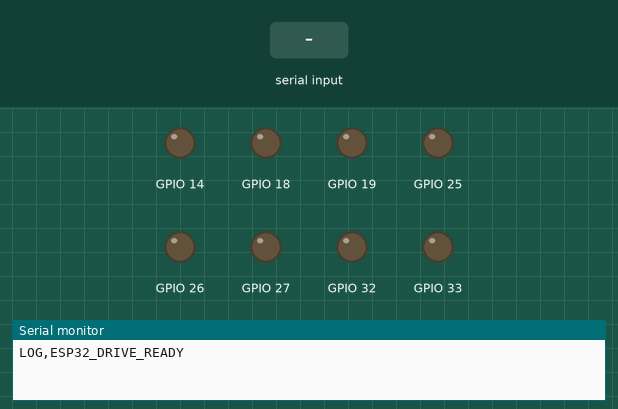
Bench run of a sketch on a simulated ESP32. Shown: output pins drawn as LEDs (lit = HIGH), the last lines printed to the serial monitor. Inputs (shaded band) come from the test bench.

Above: at 1.2 s.
1.3 s: "P\n" received over Serial
At 2.3 s:
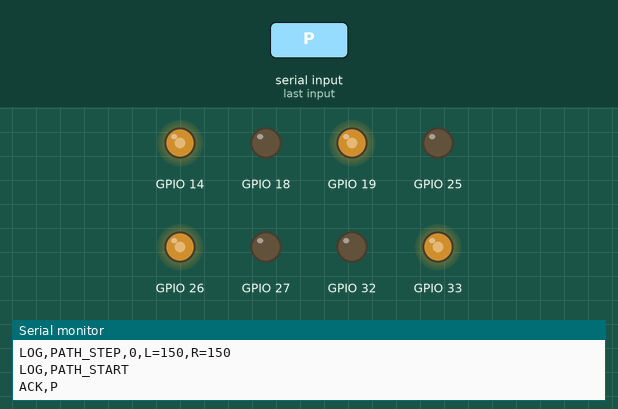
At 3.3 s:
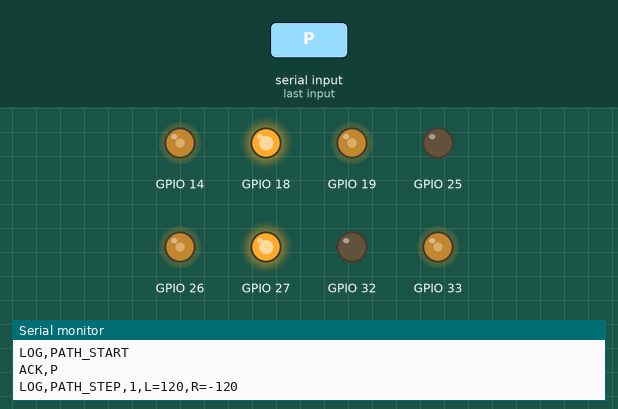
4.3 s: "T90\n" received over the second serial link
At 5.67 s:
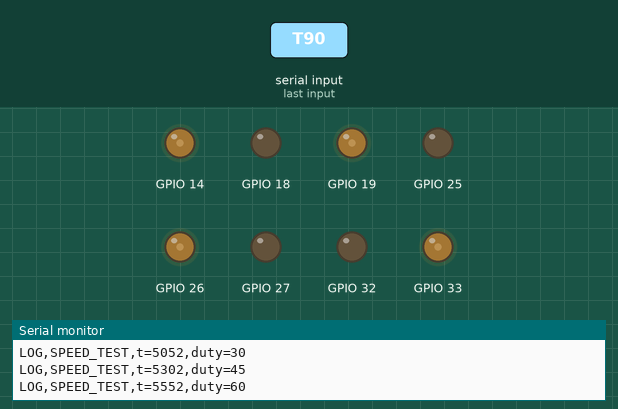
7.3 s: "T,45\n" received over the second serial link
10.3 s: "T\n" received over the second serial link
13.3 s: "X\n" received over Serial
Timing chart, 0 to 16.3 s (numbered marks = the images above; inputs shaded):
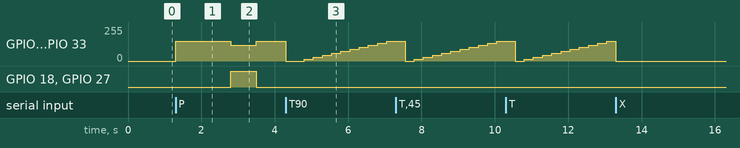

The sketch:

main.ino
```cpp
//SUMMER 2026 ROVER PROJECT: ESP32 DRIVE CONTROLLER
//Role: Real-time motor control co-processor. Receives high-level drive commands
//from the Raspberry Pi 4B over UART2, translates them into PWM/DIR signals for
//two Cytron MDD10A drivers (Left side = Driver #1, Right side = Driver #2), and
//executes speed tests/programmed paths locally so timing isn't at the mercy of
//USB/serial jitter from the Pi.
//
//Requires Arduino-ESP32 core 3.x (uses the unified analogWrite() PWM API).
//If on core 2.x, swap analogWrite() calls for ledcSetup/ledcAttachPin/ledcWrite.

//WIRING (confirmed/datasheet-verified, from Wiring & Hardware doc)
//MDD10A #1 (LEFT):  DIR1->GPIO32  PWM1->GPIO33 (Left-Front)
//                   DIR2->GPIO25  PWM2->GPIO26 (Left-Rear)
//MDD10A #2 (RIGHT): DIR1->GPIO27  PWM1->GPIO14 (Right-Front)
//                   DIR2->GPIO18  PWM2->GPIO19 (Right-Rear)
//Pi 4B <-> ESP32 UART2: GPIO16(RX2)<-Pi TX, GPIO17(TX2)->Pi RX
//GND shared between ESP32 and both MDD10As (required for logic reference).

//SERIAL COMMAND PROTOCOL (from Pi, over UART2, newline-terminated ASCII)
//M,<left>,<right>   Direct differential speeds, each -255..255
//D,<speed>,<turn>   Speed + turn mixing, each -255..255
//S                  Soft stop (ramps to 0)
//B                  Hard brake (immediate coast-to-zero)
//T                  Run speed test sweep (non-blocking)
//P                  Run programmed test path (non-blocking)
//X                  Abort any running test/path immediately
//
//Telemetry is written back out the same UART2 line as "ACK,..." or "LOG,..."
//messages, and mirrored to USB serial (Serial) for local debugging.
//
//NOTE ON MANUAL CONTROL: the Pi-side teleop script (drive/pi4b/pi_teleop_control.py)
//maps WASD+N/M/B keys into these same D/B commands before sending them here --
//this firmware never parses WASD directly, it only ever sees the final computed
//D,<speed>,<turn> or B command. See that script for the full control scheme,
//including the reversed-steering convention used for s+a / s+d.

#include <Arduino.h>

//FORWARD DECLARATIONS
//logLine() is defined further down (near the UART2 setup), but SpeedTest and
//PathRunner call it from inside their methods, which are defined earlier in
//this file. Arduino's auto-prototype generator doesn't reliably catch calls
//made from inside class bodies, so this is declared explicitly here instead.
void logLine(const char *msg);

//PIN DEFINITIONS
//MDD10A #1: LEFT CONTROL
const int LF_DIR = 32;  //Left-Front direction
const int LF_PWM = 33;  //Left-Front speed
const int LR_DIR = 25;  //Left-Rear direction
const int LR_PWM = 26;  //Left-Rear speed

//MDD10A #2: RIGHT CONTROL
const int RF_DIR = 27;  //Right-Front direction
const int RF_PWM = 14;  //Right-Front speed
const int RR_DIR = 18;  //Right-Rear direction
const int RR_PWM = 19;  //Right-Rear speed

//UART2 to Raspberry Pi 4B
const int PI_RX_PIN = 16;   //ESP32 RX2 <- Pi TX
const int PI_TX_PIN = 17;   //ESP32 TX2 -> Pi RX
const long PI_BAUD = 115200;

//PWM Channel Configuration (analogWrite on core 3.x auto-manages LEDC channels)
const int PWM_RESOLUTION_BITS = 8;  //0-255 duty range
const int PWM_FREQ_HZ = 20000;  //20kHz, above audible range, avoids motor whine

// ---------------------------------------------------------------------------
// Tunables
// ---------------------------------------------------------------------------
const int MAX_SPEED = 255;
const int SOFT_STOP_STEP = 15;        // duty reduced per soft-stop tick
const unsigned long SOFT_STOP_INTERVAL_MS = 20;

//MOTOR CONTROL STRUCTS
struct MotorChannel {
  int dirPin;
  int pwmPin;
  bool invert;  //Set invert to true if motor is mounted backwards or needs to be reversed

  void begin() {
    pinMode(dirPin, OUTPUT);
    pinMode(pwmPin, OUTPUT);
    analogWrite(pwmPin, 0);
    digitalWrite(dirPin, LOW);
  }

  //MOTOR SPEED CONTROL
  /*
  FULL REVERSE: -255
  STOP: 0
  FULL FORWARD: +255
  */
  void setSpeed(int speed) {
    speed = constrain(speed, -MAX_SPEED, MAX_SPEED);
    //If invert is true, reverse the direction to negate physical orientation.
    if (invert) speed = -speed;
    bool forward = speed >= 0;
    //DIR=LOW is FORWARD per the verified MDD10A truth table (Wiring & Pinouts doc):
    //PWM HIGH + DIR LOW = FORWARD, PWM HIGH + DIR HIGH = BACKWARD.
    digitalWrite(dirPin, forward ? LOW : HIGH);
    analogWrite(pwmPin, abs(speed));
  }
};

//DECLARE MOTOR CHANNELS
MotorChannel leftFront  = {LF_DIR, LF_PWM, false};
MotorChannel leftRear   = {LR_DIR, LR_PWM, false};
MotorChannel rightFront = {RF_DIR, RF_PWM, false};
MotorChannel rightRear  = {RR_DIR, RR_PWM, false};

//DRIVE SYSTEM: DIFFERENTIAL CONTROLS
class DriveSystem {
 public:
  void begin() {
    leftFront.begin();
    leftRear.begin();
    rightFront.begin();
    rightRear.begin();
  }

  //Set left and right motor speeds directly within range [-255,255]
  void setLeft(int speed) {
    currentLeft = constrain(speed, -MAX_SPEED, MAX_SPEED);
    leftFront.setSpeed(currentLeft);
    leftRear.setSpeed(currentLeft);
  }

  void setRight(int speed) {
    currentRight = constrain(speed, -MAX_SPEED, MAX_SPEED);
    rightFront.setSpeed(currentRight);
    rightRear.setSpeed(currentRight);
  }

  //Set left and right motor speeds together to achieve differential turning
  void setDifferential(int left, int right) {
    setLeft(left);
    setRight(right);
  }

  //Mix speed and turn values to compute left/right motor speeds
  void driveMix(int speed, int turn) {
    int left = constrain(speed + turn, -MAX_SPEED, MAX_SPEED);
    int right = constrain(speed - turn, -MAX_SPEED, MAX_SPEED);
    setDifferential(left, right);
  }

  //Reverse both motors at the same magnitude (for backing up)
  void reverse(int magnitude) {
    magnitude = constrain(magnitude, 0, MAX_SPEED);
    setDifferential(-magnitude, -magnitude);
  }

  //Immediately stop both motors (coast to zero)
  //Likely to be used on manual testing to evaluate ADAS system response to sudden stop events.
  void hardBrake() {
    setDifferential(0, 0);
    softStopActive = false;
  }

  //Gradually ramp both motors to zero over time (soft stop)
  void softStop() {
    softStopActive = true;
    lastSoftStopTick = millis();
  }

  //Abort any soft stop in progress and immediately stop both motors
  void abortAll() {
    softStopActive = false;
    setDifferential(0, 0);
  }

  //Update function to be called in the main loop to handle soft stop ramping
  void update() {
    if (!softStopActive) return;
    unsigned long now = millis();
    if (now - lastSoftStopTick < SOFT_STOP_INTERVAL_MS) return;
    lastSoftStopTick = now;

    currentLeft = stepTowardZero(currentLeft);
    currentRight = stepTowardZero(currentRight);
    leftFront.setSpeed(currentLeft);
    leftRear.setSpeed(currentLeft);
    rightFront.setSpeed(currentRight);
    rightRear.setSpeed(currentRight);

    if (currentLeft == 0 && currentRight == 0) {
      softStopActive = false;
    }
  }

  int getLeft() const { return currentLeft; }
  int getRight() const { return currentRight; }

 private:
  int currentLeft = 0;
  int currentRight = 0;
  bool softStopActive = false;
  unsigned long lastSoftStopTick = 0;

  static int stepTowardZero(int value) {
    if (value > 0) return max(0, value - SOFT_STOP_STEP);
    if (value < 0) return min(0, value + SOFT_STOP_STEP);
    return 0;
  }
};

DriveSystem drive;

//MANUAL SPEED TEST
class SpeedTest {
 public:
  void start() {
    active = true;
    direction = 1;
    currentDuty = 0;
    lastStepTime = millis();
    logLine("LOG,SPEED_TEST_START");
  }

  void abort() {
    if (active) {
      active = false;
      drive.hardBrake();
      logLine("LOG,SPEED_TEST_ABORTED");
    }
  }

  bool isActive() const { return active; }

  void update() {
    if (!active) return;
    unsigned long now = millis();
    if (now - lastStepTime < stepIntervalMs) return;
    lastStepTime = now;

    drive.setDifferential(currentDuty, currentDuty);

    char buf[64];
    snprintf(buf, sizeof(buf), "LOG,SPEED_TEST,t=%lu,duty=%d", now, currentDuty);
    logLine(buf);

    currentDuty += stepSize * direction;

    if (currentDuty >= MAX_SPEED) {
      currentDuty = MAX_SPEED;
      direction = -1;
    } else if (currentDuty <= 0 && direction == -1) {
      currentDuty = 0;
      finish();
    }
  }

 private:
  bool active = false;
  int currentDuty = 0;
  int direction = 1;
  int stepSize = 15;
  unsigned long stepIntervalMs = 250;
  unsigned long lastStepTime = 0;

  void finish() {
    active = false;
    drive.hardBrake();
    logLine("LOG,SPEED_TEST_COMPLETE");
  }
};

SpeedTest speedTest;

//PROGRAMMED PATH EXECUTION
//Used for testing autonomous driving routines and ADAS responses to known paths.
struct PathStep {
  int leftSpeed;
  int rightSpeed;
  unsigned long durationMs;
};

PathStep pathSteps[] = {
  {150, 150, 1500},
  {120, -120, 700},
  {150, 150, 1500},
  {0, 0, 500},
};
const int PATH_STEP_COUNT = sizeof(pathSteps) / sizeof(pathSteps[0]);

class PathRunner {
 public:
  void start() {
    active = true;
    stepIndex = 0;
    stepStartTime = millis();
    applyStep(stepIndex);
    logLine("LOG,PATH_START");
  }

  void abort() {
    if (active) {
      active = false;
      drive.hardBrake();
      logLine("LOG,PATH_ABORTED");
    }
  }

  bool isActive() const { return active; }

  void update() {
    if (!active) return;
    unsigned long now = millis();
    if (now - stepStartTime < pathSteps[stepIndex].durationMs) return;

    stepIndex++;
    if (stepIndex >= PATH_STEP_COUNT) {
      active = false;
      drive.hardBrake();
      logLine("LOG,PATH_COMPLETE");
      return;
    }
    stepStartTime = now;
    applyStep(stepIndex);
  }

 private:
  bool active = false;
  int stepIndex = 0;
  unsigned long stepStartTime = 0;

  void applyStep(int idx) {
    drive.setDifferential(pathSteps[idx].leftSpeed, pathSteps[idx].rightSpeed);
    char buf[64];
    snprintf(buf, sizeof(buf), "LOG,PATH_STEP,%d,L=%d,R=%d", idx,
             pathSteps[idx].leftSpeed, pathSteps[idx].rightSpeed);
    logLine(buf);
  }
};

PathRunner pathRunner;

//PI 4 UART2 SERIAL
HardwareSerial PiSerial(2); //UART2

void logLine(const char *msg) {
  PiSerial.println(msg);
  Serial.println(msg);
}

String rxBuffer = "";

void handleCommand(const String &line) {
  if (line.length() == 0) return;

  char cmd = line.charAt(0);

  switch (cmd) {
    case 'M': {
      int firstComma = line.indexOf(',');
      int secondComma = line.indexOf(',', firstComma + 1);
      if (firstComma < 0 || secondComma < 0) {
        logLine("ERR,BAD_M_FORMAT");
        return;
      }
      int left = line.substring(firstComma + 1, secondComma).toInt();
      int right = line.substring(secondComma + 1).toInt();
      speedTest.abort();
      pathRunner.abort();
      drive.setDifferential(left, right);
      logLine("ACK,M");
      break;
    }
    case 'D': {
      int firstComma = line.indexOf(',');
      int secondComma = line.indexOf(',', firstComma + 1);
      if (firstComma < 0 || secondComma < 0) {
        logLine("ERR,BAD_D_FORMAT");
        return;
      }
      int spd = line.substring(firstComma + 1, secondComma).toInt();
      int turn = line.substring(secondComma + 1).toInt();
      speedTest.abort();
      pathRunner.abort();
      drive.driveMix(spd, turn);
      logLine("ACK,D");
      break;
    }
    case 'S':
      drive.softStop();
      logLine("ACK,S");
      break;
    case 'B':
      speedTest.abort();
      pathRunner.abort();
      drive.hardBrake();
      logLine("ACK,B");
      break;
    case 'T':
      pathRunner.abort();
      speedTest.start();
      logLine("ACK,T");
      break;
    case 'P':
      speedTest.abort();
      pathRunner.start();
      logLine("ACK,P");
      break;
    case 'X':
      speedTest.abort();
      pathRunner.abort();
      drive.abortAll();
      logLine("ACK,X");
      break;
    default:
      logLine("ERR,UNKNOWN_CMD");
      break;
  }
}

void pollSerialInput(Stream &port) {
  while (port.available()) {
    char c = port.read();
    if (c == '\n') {
      rxBuffer.trim();
      handleCommand(rxBuffer);
      rxBuffer = "";
    } else if (c != '\r') {
      rxBuffer += c;
      if (rxBuffer.length() > 64) {
        rxBuffer = "";
      }
    }
  }
}

//SETUP LOOP
//Used to initialize serial ports, PWM, and motor control pins.
void setup() {
  Serial.begin(115200);
  PiSerial.begin(PI_BAUD, SERIAL_8N1, PI_RX_PIN, PI_TX_PIN);

  analogWriteResolution(PWM_RESOLUTION_BITS);
  analogWriteFrequency(PWM_FREQ_HZ);

  drive.begin();
  drive.hardBrake();

  logLine("LOG,ESP32_DRIVE_READY");
}

void loop() {
  pollSerialInput(PiSerial);
  pollSerialInput(Serial);

  drive.update();
  speedTest.update();
  pathRunner.update();
}
```

Measured:
- after the input at 1.3 s, GPIO 14, GPIO 19, GPIO 26, GPIO 33: 0/255 → 150/255 at once, → 120/255 1.5 s later, → 150/255 0.70 s later; GPIO 18, GPIO 27: LOW → HIGH after 1.5 s, → LOW 0.70 s later
